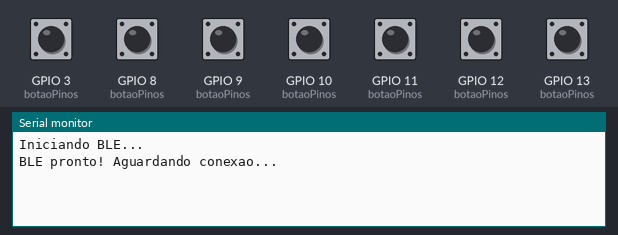
The sketch below on a simulated ESP32. On the bench: the last lines printed to the serial monitor. The inputs (shaded band) are chosen by the test bench; at power-on: GPIO 3 (botaoPinos), GPIO 8 (botaoPinos), GPIO 9 (botaoPinos), GPIO 10 (botaoPinos), GPIO 11 (botaoPinos), GPIO 12 (botaoPinos), GPIO 13 (botaoPinos) HIGH. Nothing arrives over Bluetooth unless stated; a phone connects over Bluetooth LE 3 s after start.

Above: at 1.2 s.
1.3 s: GPIO 3 (botaoPinos) pulled LOW for 0.15 s
At 1.8 s:
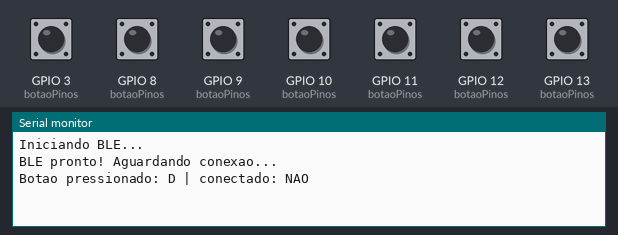
4.4 s: GPIO 8 (botaoPinos) pulled LOW for 0.15 s
At 5.5 s:
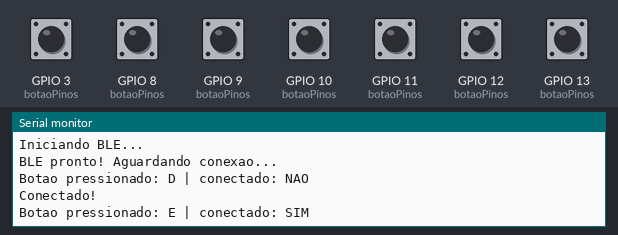
6.0 s: GPIO 9 (botaoPinos) pulled LOW for 0.15 s
At 6.8 s:
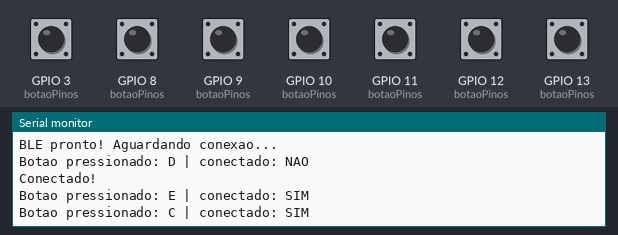
7.6 s: GPIO 10 (botaoPinos) pulled LOW for 0.15 s
At 8.1 s:
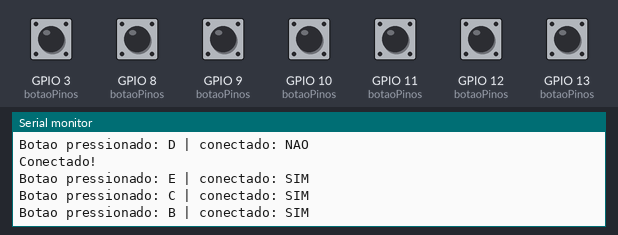
9.2 s: GPIO 11 (botaoPinos) pulled LOW for 0.15 s
At 10.4 s:
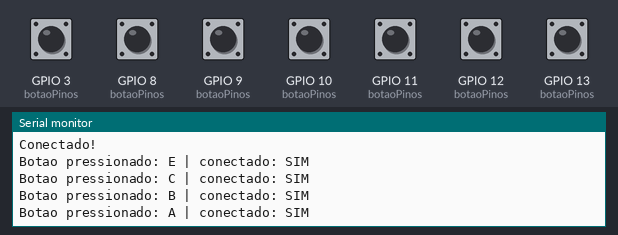
10.8 s: GPIO 12 (botaoPinos) pulled LOW for 0.15 s
At 11.9 s:
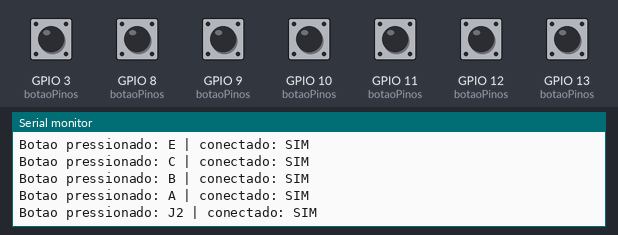

The sketch:

studyflow_esp32.ino
```cpp
#include <NimBLEDevice.h>

// ===================== PINOS DOS BOTÕES =====================
#define BTN_J1  13   // Buzz Jogador 1
#define BTN_J2  12   // Buzz Jogador 2
#define BTN_A   11   // Alternativa A
#define BTN_B   10   // Alternativa B
#define BTN_C    9   // Alternativa C
#define BTN_D    3   // Alternativa D
#define BTN_E    8   // Alternativa E

// ===================== BLE / NUS UUIDs =====================
#define NUS_SERVICE_UUID      "6E400001-B5A3-F393-E0A9-E50E24DCCA9E"
#define NUS_TX_CHARACTERISTIC "6E400003-B5A3-F393-E0A9-E50E24DCCA9E"

NimBLECharacteristic* pTxChar;
bool deviceConnected = false;

// ===================== MAPEAMENTO =====================
const int botaoPinos[] = { BTN_J1, BTN_J2, BTN_A, BTN_B, BTN_C, BTN_D, BTN_E };
const char* botaoMensagens[] = { "J1", "J2", "A", "B", "C", "D", "E" };
const int NUM_BOTOES = 7;

bool lastState[7];

// ===================== CALLBACKS BLE =====================
class ServerCallbacks : public NimBLEServerCallbacks {
  void onConnect(NimBLEServer* pServer, NimBLEConnInfo& connInfo) {
    deviceConnected = true;
    Serial.println("Conectado!");
  }
  void onDisconnect(NimBLEServer* pServer, NimBLEConnInfo& connInfo, int reason) {
    deviceConnected = false;
    NimBLEDevice::getAdvertising()->start();
    Serial.println("Desconectado, aguardando...");
  }
};

// ===================== SETUP =====================
void setup() {
  Serial.begin(115200);

  // Inicializa todos os botões com pull-up interno
  for (int i = 0; i < NUM_BOTOES; i++) {
    pinMode(botaoPinos[i], INPUT_PULLUP);
    lastState[i] = HIGH;
  }

  Serial.println("Iniciando BLE...");
  NimBLEDevice::init("StudyFlow_certo");
  NimBLEDevice::setPower(ESP_PWR_LVL_P9);

  NimBLEServer* pServer = NimBLEDevice::createServer();
  pServer->setCallbacks(new ServerCallbacks());

  NimBLEService* pService = pServer->createService(NUS_SERVICE_UUID);
  pTxChar = pService->createCharacteristic(
    NUS_TX_CHARACTERISTIC,
    NIMBLE_PROPERTY::NOTIFY
  );

  pService->start();

  NimBLEAdvertising* pAdvertising = NimBLEDevice::getAdvertising();
  pAdvertising->addServiceUUID(NUS_SERVICE_UUID);
  pAdvertising->start();

  Serial.println("BLE pronto! Aguardando conexao...");
}

// ===================== LOOP =====================
void loop() {
  for (int i = 0; i < NUM_BOTOES; i++) {
    bool currentState = digitalRead(botaoPinos[i]);

    // Detecta borda de descida (botão pressionado)
    if (currentState == LOW && lastState[i] == HIGH) {
      Serial.print("Botao pressionado: ");
      Serial.print(botaoMensagens[i]);
      Serial.print(" | conectado: ");
      Serial.println(deviceConnected ? "SIM" : "NAO");

      if (deviceConnected) {
        pTxChar->setValue(botaoMensagens[i]);
        pTxChar->notify();
      }
    }

    lastState[i] = currentState;
  }

  delay(50); // debounce simples
}
```

Measured:
- after the input at 1.3 s, the serial monitor: prints a new line at once (image 1)
- after the input at 4.4 s, the serial monitor: prints a new line at once (image 2)
- after the input at 6.0 s, the serial monitor: prints a new line at once (image 3)
- after the input at 7.6 s, the serial monitor: prints a new line at once (image 4)
- after the input at 9.2 s, the serial monitor: prints a new line at once (image 5)
- after the input at 10.8 s, the serial monitor: prints a new line at once (image 6)
